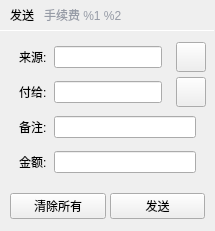
          <widget class="QWidget" name="privacySendWidget" native="true">
           <property name="minimumSize">
            <size>
             <width>0</width>
             <height>231</height>
            </size>
           </property>
           <property name="maximumSize">
            <size>
             <width>16777215</width>
             <height>231</height>
            </size>
           </property>
           <property name="styleSheet">
            <string notr="true"/>
           </property>
           <layout class="QVBoxLayout" name="verticalLayout_2">
            <property name="spacing">
             <number>0</number>
            </property>
            <property name="leftMargin">
             <number>0</number>
            </property>
            <property name="topMargin">
             <number>0</number>
            </property>
            <property name="rightMargin">
             <number>0</number>
            </property>
            <property name="bottomMargin">
             <number>10</number>
            </property>
            <item>
             <widget class="QWidget" name="Widget1_0" native="true">
              <property name="minimumSize">
               <size>
                <width>0</width>
                <height>30</height>
               </size>
              </property>
              <property name="maximumSize">
               <size>
                <width>16777215</width>
                <height>30</height>
               </size>
              </property>
              <layout class="QHBoxLayout" name="horizontalLayout">
               <property name="spacing">
                <number>10</number>
               </property>
               <property name="leftMargin">
                <number>10</number>
               </property>
               <property name="topMargin">
                <number>0</number>
               </property>
               <property name="rightMargin">
                <number>0</number>
               </property>
               <property name="bottomMargin">
                <number>0</number>
               </property>
               <item>
                <widget class="QLabel" name="label_9">
                 <property name="minimumSize">
                  <size>
                   <width>0</width>
                   <height>30</height>
                  </size>
                 </property>
                 <property name="maximumSize">
                  <size>
                   <width>16777215</width>
                   <height>30</height>
                  </size>
                 </property>
                 <property name="font">
                  <font>
                   <weight>50</weight>
                   <bold>false</bold>
                  </font>
                 </property>
                 <property name="text">
                  <string>发送</string>
                 </property>
                </widget>
               </item>
               <item>
                <widget class="QLabel" name="label_fee_text">
                 <property name="styleSheet">
                  <string notr="true">QLabel { color: #969BA6; }</string>
                 </property>
                 <property name="text">
                  <string>手续费 %1 %2</string>
                 </property>
                </widget>
               </item>
               <item>
                <spacer name="horizontalSpacer">
                 <property name="orientation">
                  <enum>Qt::Horizontal</enum>
                 </property>
                 <property name="sizeHint" stdset="0">
                  <size>
                   <width>40</width>
                   <height>20</height>
                  </size>
                 </property>
                </spacer>
               </item>
              </layout>
             </widget>
            </item>
            <item>
             <widget class="Line" name="line_2_1px">
              <property name="minimumSize">
               <size>
                <width>0</width>
                <height>1</height>
               </size>
              </property>
              <property name="maximumSize">
               <size>
                <width>16777215</width>
                <height>1</height>
               </size>
              </property>
              <property name="styleSheet">
               <string notr="true"/>
              </property>
              <property name="orientation">
               <enum>Qt::Horizontal</enum>
              </property>
             </widget>
            </item>
            <item>
             <widget class="QWidget" name="Widget1_1_0" native="true">
              <property name="minimumSize">
               <size>
                <width>0</width>
                <height>160</height>
               </size>
              </property>
              <property name="maximumSize">
               <size>
                <width>16777215</width>
                <height>160</height>
               </size>
              </property>
              <layout class="QVBoxLayout" name="verticalLayout_3">
               <property name="spacing">
                <number>4</number>
               </property>
               <property name="topMargin">
                <number>10</number>
               </property>
               <property name="bottomMargin">
                <number>10</number>
               </property>
               <item>
                <layout class="QHBoxLayout" name="fromLayout">
                 <property name="spacing">
                  <number>4</number>
                 </property>
                 <item>
                  <widget class="QWidget" name="sendwidget1_0" native="true">
                   <layout class="QHBoxLayout" name="horizontalLayout_2">
                    <property name="spacing">
                     <number>4</number>
                    </property>
                    <property name="leftMargin">
                     <number>10</number>
                    </property>
                    <property name="topMargin">
                     <number>0</number>
                    </property>
                    <property name="rightMargin">
                     <number>10</number>
                    </property>
                    <property name="bottomMargin">
                     <number>0</number>
                    </property>
                    <item>
                     <widget class="QLabel" name="label_8">
                      <property name="text">
                       <string>来源: </string>
                      </property>
                     </widget>
                    </item>
                    <item>
                     <widget class="QValidatedLineEdit" name="fromAddr"/>
                    </item>
                   </layout>
                  </widget>
                 </item>
                 <item>
                  <widget class="QToolButton" name="addressFromButton">
                   <property name="minimumSize">
                    <size>
                     <width>30</width>
                     <height>30</height>
                    </size>
                   </property>
                   <property name="maximumSize">
                    <size>
                     <width>30</width>
                     <height>30</height>
                    </size>
                   </property>
                   <property name="styleSheet">
                    <string notr="true">QPushButton{ background-color: #2c2c2c;border-radius: 4px;border: none;width: 30px; height: 30px;}</string>
                   </property>
                   <property name="text">
                    <string/>
                   </property>
                   <property name="shortcut">
                    <string/>
                   </property>
                  </widget>
                 </item>
                </layout>
               </item>
               <item>
                <layout class="QHBoxLayout" name="payToLayout">
                 <property name="spacing">
                  <number>4</number>
                 </property>
                 <item>
                  <widget class="QWidget" name="sendwidget1_1" native="true">
                   <property name="minimumSize">
                    <size>
                     <width>0</width>
                     <height>30</height>
                    </size>
                   </property>
                   <property name="maximumSize">
                    <size>
                     <width>16777215</width>
                     <height>30</height>
                    </size>
                   </property>
                   <layout class="QHBoxLayout" name="horizontalLayout_3">
                    <property name="spacing">
                     <number>4</number>
                    </property>
                    <property name="leftMargin">
                     <number>10</number>
                    </property>
                    <property name="topMargin">
                     <number>0</number>
                    </property>
                    <property name="rightMargin">
                     <number>10</number>
                    </property>
                    <property name="bottomMargin">
                     <number>0</number>
                    </property>
                    <item>
                     <widget class="QLabel" name="label_2">
                      <property name="text">
                       <string>付给: </string>
                      </property>
                     </widget>
                    </item>
                    <item>
                     <widget class="QValidatedLineEdit" name="payTo">
                      <property name="toolTip">
                       <string>The address to send the payment to  (e.g. B8gZqgY4r2RoEdqYk3QsAqFckyf9pRHN6i)</string>
                      </property>
                      <property name="maxLength">
                       <number>32767</number>
                      </property>
                     </widget>
                    </item>
                   </layout>
                  </widget>
                 </item>
                 <item>
                  <widget class="QToolButton" name="addressBookButton">
                   <property name="minimumSize">
                    <size>
                     <width>30</width>
                     <height>30</height>
                    </size>
                   </property>
                   <property name="maximumSize">
                    <size>
                     <width>30</width>
                     <height>30</height>
                    </size>
                   </property>
                   <property name="toolTip">
                    <string>Choose address from address book</string>
                   </property>
                   <property name="styleSheet">
                    <string notr="true">QPushButton{ background-color: #2c2c2c;border-radius: 4px;border: none;width: 30px; height: 30px;}</string>
                   </property>
                   <property name="text">
                    <string/>
                   </property>
                  </widget>
                 </item>
                </layout>
               </item>
               <item>
                <layout class="QHBoxLayout" name="Label">
                 <property name="spacing">
                  <number>0</number>
                 </property>
                 <item>
                  <widget class="QWidget" name="sendwidget1_2" native="true">
                   <property name="minimumSize">
                    <size>
                     <width>0</width>
                     <height>30</height>
                    </size>
                   </property>
                   <property name="maximumSize">
                    <size>
                     <width>16777215</width>
                     <height>30</height>
                    </size>
                   </property>
                   <layout class="QHBoxLayout" name="horizontalLayout_9">
                    <property name="spacing">
                     <number>4</number>
                    </property>
                    <property name="leftMargin">
                     <number>10</number>
                    </property>
                    <property name="topMargin">
                     <number>0</number>
                    </property>
                    <property name="rightMargin">
                     <number>10</number>
                    </property>
                    <property name="bottomMargin">
                     <number>0</number>
                    </property>
                    <item>
                     <widget class="QLabel" name="label_4">
                      <property name="text">
                       <string>备注: </string>
                      </property>
                     </widget>
                    </item>
                    <item>
                     <widget class="QValidatedLineEdit" name="addAsLabel">
                      <property name="enabled">
                       <bool>true</bool>
                      </property>
                      <property name="toolTip">
                       <string>Enter a label for this address to add it to your address book</string>
                      </property>
                     </widget>
                    </item>
                   </layout>
                  </widget>
                 </item>
                </layout>
               </item>
               <item>
                <layout class="QHBoxLayout" name="Amount">
                 <item>
                  <widget class="QWidget" name="sendwidget1_3" native="true">
                   <property name="minimumSize">
                    <size>
                     <width>0</width>
                     <height>30</height>
                    </size>
                   </property>
                   <property name="maximumSize">
                    <size>
                     <width>16777215</width>
                     <height>30</height>
                    </size>
                   </property>
                   <layout class="QHBoxLayout" name="horizontalLayout_10">
                    <property name="spacing">
                     <number>4</number>
                    </property>
                    <property name="leftMargin">
                     <number>10</number>
                    </property>
                    <property name="topMargin">
                     <number>0</number>
                    </property>
                    <property name="rightMargin">
                     <number>10</number>
                    </property>
                    <property name="bottomMargin">
                     <number>0</number>
                    </property>
                    <item>
                     <widget class="QLabel" name="label_7">
                      <property name="text">
                       <string>金额: </string>
                      </property>
                     </widget>
                    </item>
                    <item>
                     <widget class="QLineEdit" name="payAmount"/>
                    </item>
                   </layout>
                  </widget>
                 </item>
                </layout>
               </item>
              </layout>
             </widget>
            </item>
            <item>
             <widget class="QWidget" name="Widget1_2" native="true">
              <property name="minimumSize">
               <size>
                <width>0</width>
                <height>40</height>
               </size>
              </property>
              <property name="maximumSize">
               <size>
                <width>16777215</width>
                <height>40</height>
               </size>
              </property>
              <property name="sizeIncrement">
               <size>
                <width>0</width>
                <height>40</height>
               </size>
              </property>
              <layout class="QHBoxLayout" name="horizontalLayout_6">
               <property name="spacing">
                <number>4</number>
               </property>
               <property name="leftMargin">
                <number>10</number>
               </property>
               <property name="topMargin">
                <number>10</number>
               </property>
               <property name="rightMargin">
                <number>10</number>
               </property>
               <property name="bottomMargin">
                <number>0</number>
               </property>
               <item>
                <widget class="QPushButton" name="clearButton">
                 <property name="text">
                  <string>清除所有</string>
                 </property>
                </widget>
               </item>
               <item>
                <widget class="QPushButton" name="sendButton">
                 <property name="text">
                  <string>发送</string>
                 </property>
                </widget>
               </item>
              </layout>
             </widget>
            </item>
           </layout>
          </widget>
